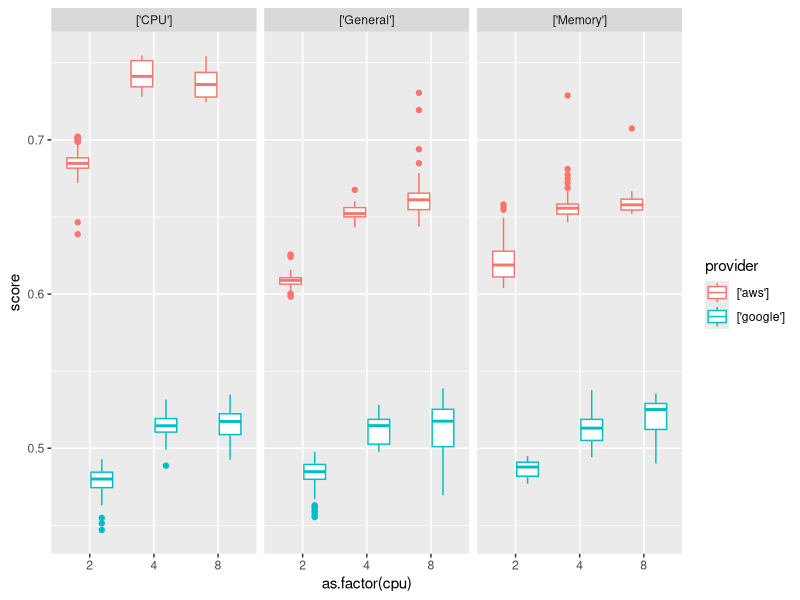
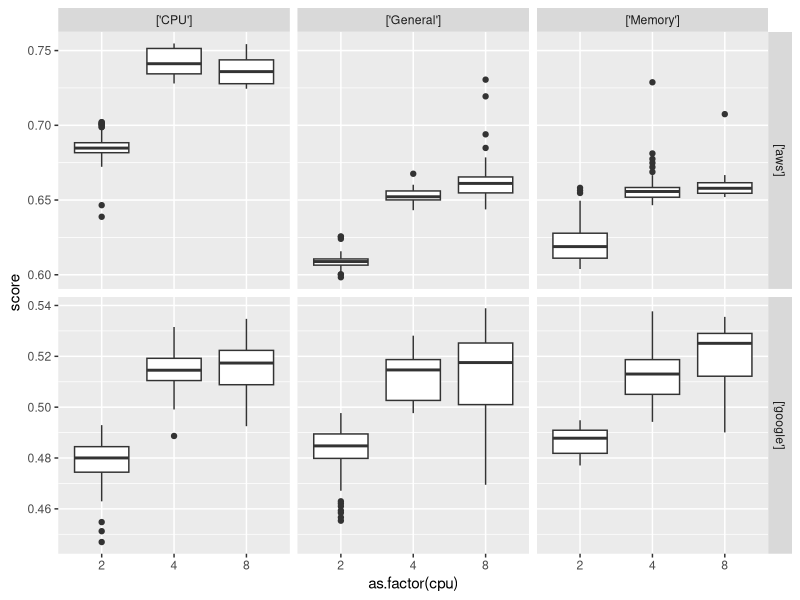
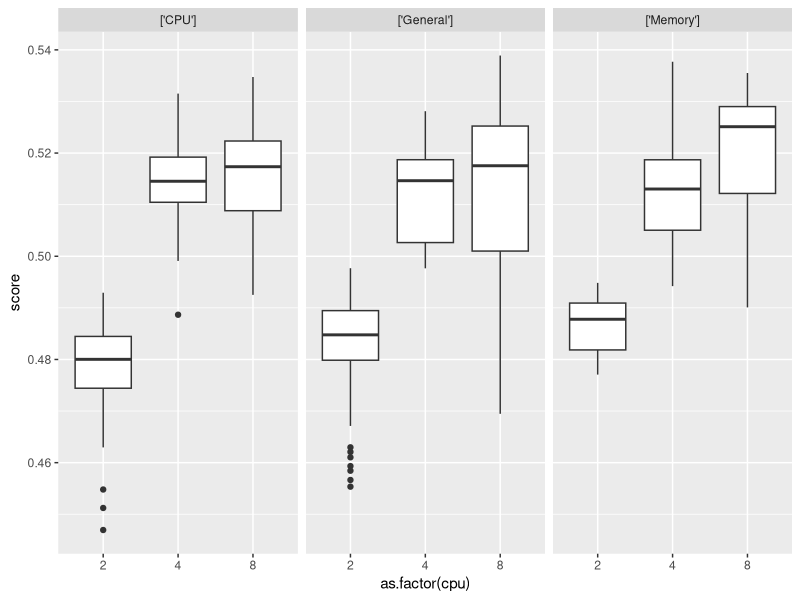
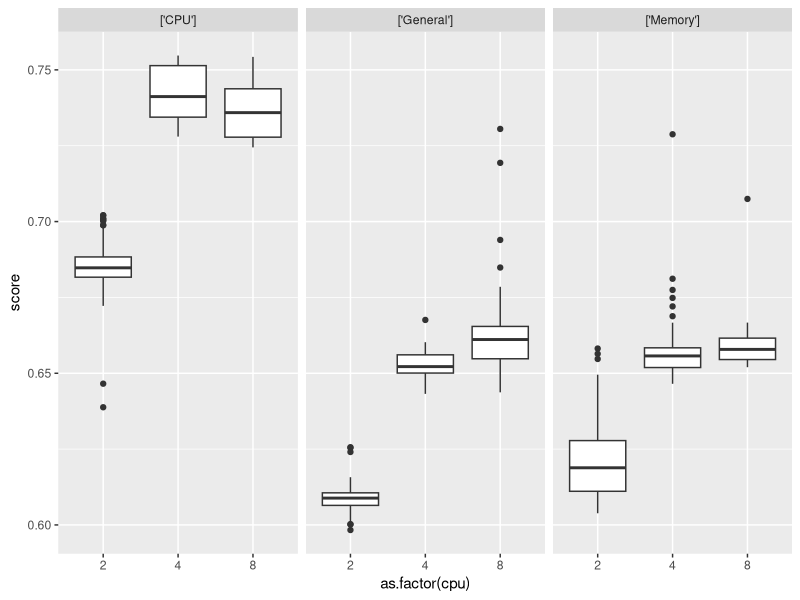
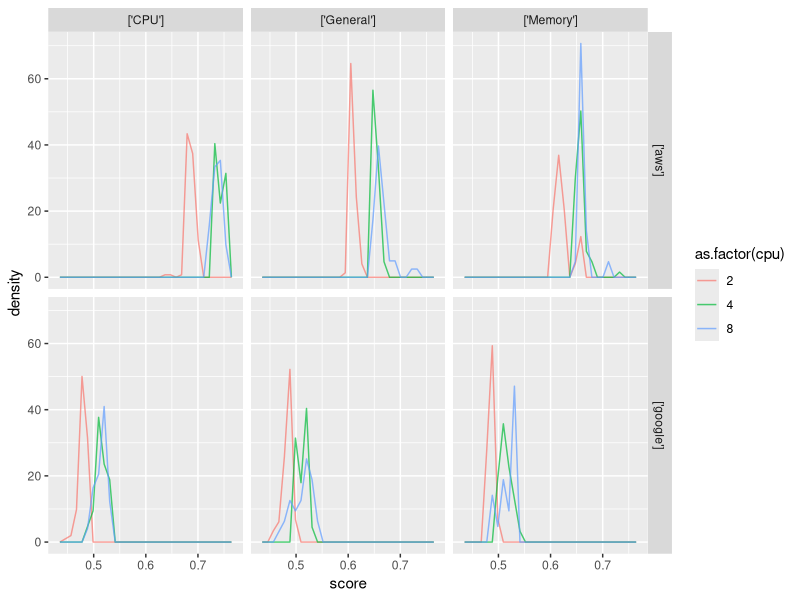
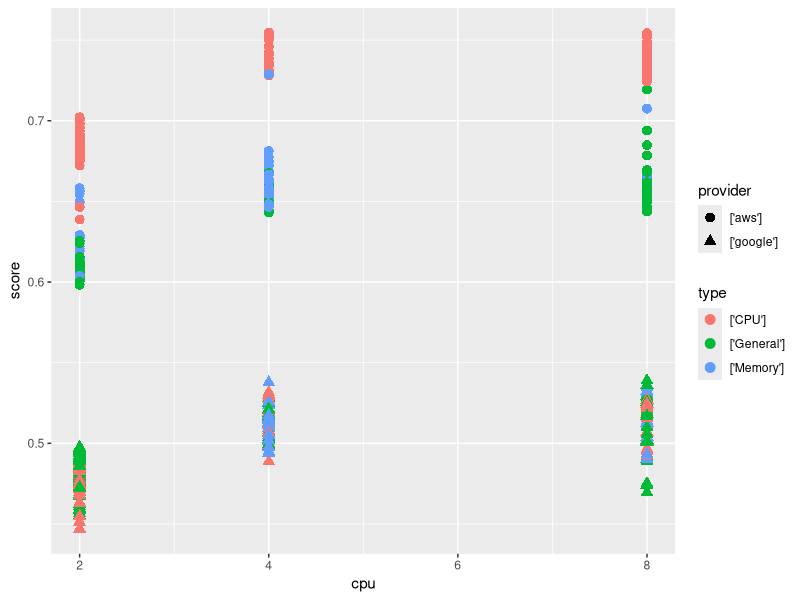
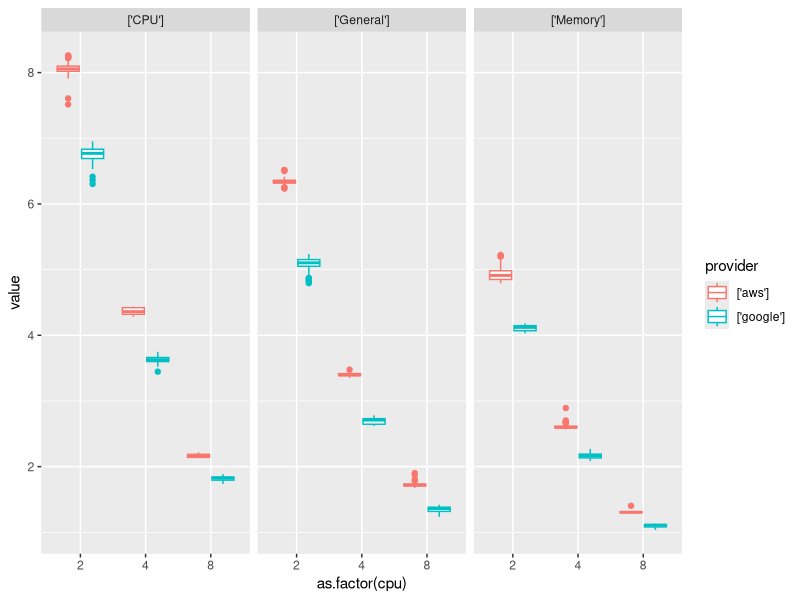
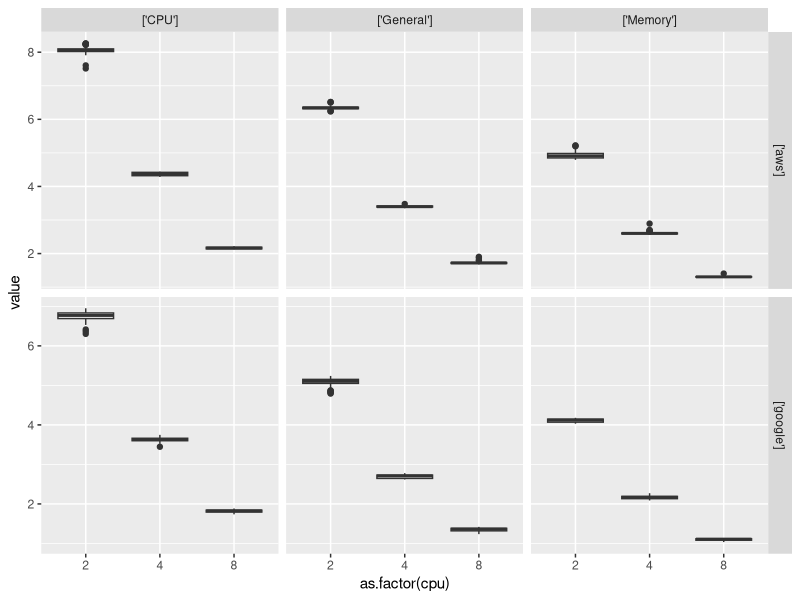

Write R code to recreate these figures, in order.
library(ggplot2)

logs <- read.csv("vbench_results.csv")
logs$instance <- as.factor(logs$instance)
instance_types <- levels(logs$instance)

remove_square_brackets <- function(string, edge_length=1) {
  return(substr(string, 1+edge_length, nchar(string)-(edge_length)))
}

logs$cpu <- vapply(as.character(logs$cpu), function(x) return(strtoi(remove_square_brackets(x))), c(1))
google_logs = logs[logs$provider == "['google']",]
aws_logs = logs[logs$provider == "['aws']",]

## Score
score_means = c()
score_sds = c()
score_relsds = c()

for (i in instance_types) {
  print(i)
  s_mean <- mean(logs[logs$instance==i,]$score)
  s_sd <- sd(logs[logs$instance==i,]$score)
  print(paste("Mean:", s_mean))
  score_means <- c(score_means, s_mean)
  print(paste("SD:", s_sd))
  score_sds <- c(score_sds, s_sd)
  score_relsds <- c(score_relsds, s_sd/s_mean)
}

names(score_means) <- instance_types
names(score_sds) <- instance_types
names(score_relsds) <- instance_types 

ggplot(logs, aes(as.factor(cpu), score, color=provider)) +
  geom_boxplot() + 
  facet_grid(cols=vars(type), scales="free_y")

ggplot(logs, aes(as.factor(cpu), score)) +
  geom_boxplot() + 
  facet_grid(rows=vars(provider), cols=vars(type), scales="free_y")

ggplot(google_logs, aes(as.factor(cpu), score)) +
  geom_boxplot() + 
  facet_grid(cols=vars(type))
ggplot(aws_logs, aes(as.factor(cpu), score)) +
  geom_boxplot() + 
  facet_grid(cols=vars(type))

ggplot(logs, aes(score, color=as.factor(cpu))) +
  geom_freqpoly(aes(y=..density..), alpha=0.7) +
  facet_grid(rows=vars(provider), cols=vars(type))

ggplot(logs, aes(x=cpu, y=score, shape=provider, color=type)) + geom_point(size=3)


### Score/price
value_means = c()
value_sds = c()
value_relsds = c()

for (i in instance_types) {
  print(i)
  v_mean <- mean(logs[logs$instance==i,]$value)
  v_sd <- sd(logs[logs$instance==i,]$value)
  print(paste("Mean:", v_mean))
  value_means <- c(value_means, v_mean)
  print(paste("SD:", v_sd))
  value_sds <- c(value_sds, v_sd)
  value_relsds <- c(value_relsds, v_sd/v_mean)
}

names(value_means) <- instance_types
names(value_sds) <- instance_types
names(value_relsds) <- instance_types 

ggplot(logs, aes(as.factor(cpu), value, color=provider)) +
  geom_boxplot() + 
  facet_grid(cols=vars(type), scales="free_y")

ggplot(logs, aes(as.factor(cpu), value)) +
  geom_boxplot() + 
  facet_grid(rows=vars(provider), cols=vars(type), scales="free_y")

ggplot(google_logs, aes(as.factor(cpu), value)) +
  geom_boxplot() + 
  facet_grid(cols=vars(type))

ggplot(aws_logs, aes(as.factor(cpu), value)) +
  geom_boxplot() + 
  facet_grid(cols=vars(type))


ggplot(logs, aes(value, color=as.factor(cpu))) +
  geom_freqpoly(aes(y=..density..), alpha=0.7) +
  facet_grid(rows=vars(provider), cols=vars(type))

ggplot(logs, aes(value, color=as.factor(cpu))) +
  geom_histogram(aes(y=..density..), alpha=0.7) +
  facet_grid(rows=vars(provider), cols=vars(type))

ggplot(logs, aes(x=cpu, y=value, shape=provider, color=type)) + geom_point(size=3)
